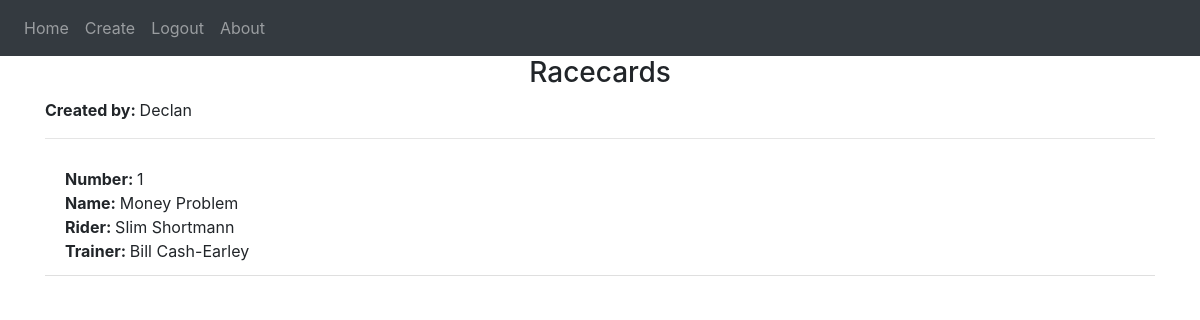
Screenshot of / (signed in) with the database file from the repository.
### website/models.py (models this page shows)
class User(db.Model, UserMixin):
    id = db.Column(db.Integer, primary_key=True)
    email = db.Column(db.String(150), unique=True)
    password = db.Column(db.String(150))
    first_name = db.Column(db.String(150))
    runners = db.relationship('Runner')

class Runner(db.Model):
    id = db.Column(db.Integer, primary_key=True)
    name = db.Column(db.String(50))
    jockey= db.Column(db.String(50))
    trainer = db.Column(db.String(50))
    user_id = db.Column(db.Integer, db.ForeignKey('user.id'))

### website/views.py (the view)
@views.route('/', methods=['GET'])
def home():
    users = User.query.order_by(User.id)
    runners = Runner.query.order_by(Runner.user_id)
    return render_template("home.html", user=current_user, runners = runners, users = users)

### website/__init__.py (called while the page is built)
def create_app():
    app = Flask(__name__)
    app.config['SECRET_KEY'] = 'hjshjhdjah kjshkjdhjs'
    app.config['SQLALCHEMY_DATABASE_URI'] = f'sqlite:///{DB_NAME}'
    db.init_app(app)
    from .views import views
    from .auth import auth
    app.register_blueprint(views, url_prefix='/')
    app.register_blueprint(auth, url_prefix='/')
    from .models import User, Runner
    with app.app_context():
        db.create_all()
    login_manager = LoginManager()
    login_manager.login_view = 'auth.login'
    login_manager.init_app(app)
    @login_manager.user_loader
    def load_user(id):
        return User.query.get(int(id))
    return app

### website/templates/home.html (shortened to what this page needs)
{% extends "base.html" %} {% block title %}Home{% endblock %} {% block content
%}
<div>
<h3 align="center">Racecards</h3>
  {% for user in users %}
    <b>Created by: </b>{{ user.first_name}}<br/>
    <hr>
    <ul class="list-group list-group-flush" id="runners">
      {% for runner in runners %}
        {% if user.id == runner.user_id %}
          <li class="list-group-item">
            <b>Number: </b>{{runner.id}}<br/>
            <b>Name: </b>{{runner.name}}<br/>
            <b>Rider: </b>{{runner.jockey}}<br/>
            <b>Trainer: </b>{{ runner.trainer}}<br/>
          </li>
        {% endif %}
      {% endfor %}
      <br></br>
    </ul>
  {% endfor %}
{% endblock %}

### rows the page displays
User: first_name "Declan"
Runner: id "1", name "Money Problem", jockey "Slim Shortmann", trainer "Bill Cash-Earley"
